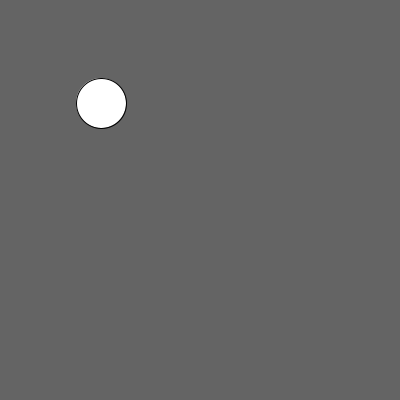
Frame 1 (no input)
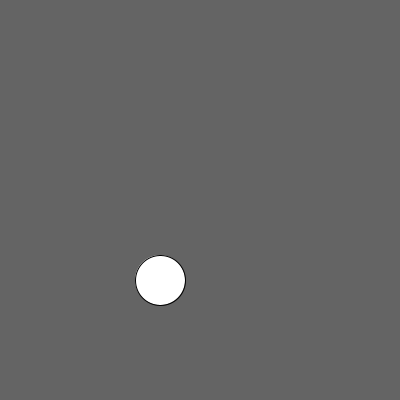
Frame 60 (the mouse pressed at the canvas centre just before this capture)
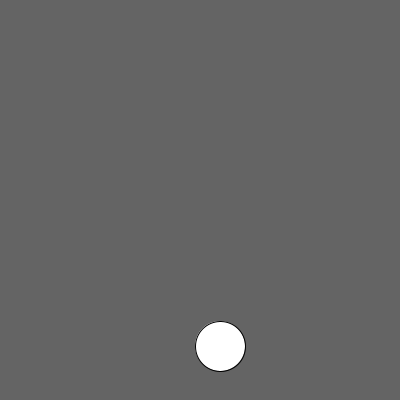
Frame 120 (the mouse held since frame 60 and released just before this capture)

The Processing sketch that drew these frames (run headless with seeded random() and noise(); from frame 60 on, the mouse is pressed at the canvas centre):

// Processing sketch: Exercise03_bouncing_ball_with_no_vector
// ── Exercise03_bouncing_ball_with_no_vector.pde
/*
* Bouncing ball with no vectors
*/

float x = 100;
float y = 100;
float xspeed = 1;
float yspeed = 3;

void setup(){
  size(400,400);
}

void draw(){
  background(100);
  if(x>width||x<0){
    xspeed = xspeed*-1;
  }

  if(y>height||y<0){
    yspeed = yspeed*-1;
  }

  x = x + xspeed;
  y = y + yspeed;
  
  ellipse(x,y,50,50);
}
